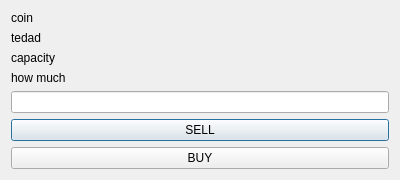
<?xml version="1.0" encoding="UTF-8"?>
<ui version="4.0">
 <class>getAmount</class>
 <widget class="QDialog" name="getAmount">
  <property name="geometry">
   <rect>
    <x>0</x>
    <y>0</y>
    <width>400</width>
    <height>151</height>
   </rect>
  </property>
  <property name="windowTitle">
   <string>Dialog</string>
  </property>
  <layout class="QVBoxLayout" name="verticalLayout">
   <item>
    <widget class="QLabel" name="coin">
     <property name="text">
      <string>coin</string>
     </property>
    </widget>
   </item>
   <item>
    <widget class="QLabel" name="tedad">
     <property name="text">
      <string>tedad</string>
     </property>
    </widget>
   </item>
   <item>
    <widget class="QLabel" name="capacity">
     <property name="text">
      <string>capacity</string>
     </property>
    </widget>
   </item>
   <item>
    <widget class="QLabel" name="label">
     <property name="text">
      <string>how much</string>
     </property>
    </widget>
   </item>
   <item>
    <widget class="QLineEdit" name="lineEdit"/>
   </item>
   <item>
    <widget class="QPushButton" name="SELL">
     <property name="text">
      <string>SELL</string>
     </property>
    </widget>
   </item>
   <item>
    <widget class="QPushButton" name="BUY">
     <property name="text">
      <string>BUY</string>
     </property>
    </widget>
   </item>
  </layout>
 </widget>
 <resources/>
 <connections/>
</ui>
